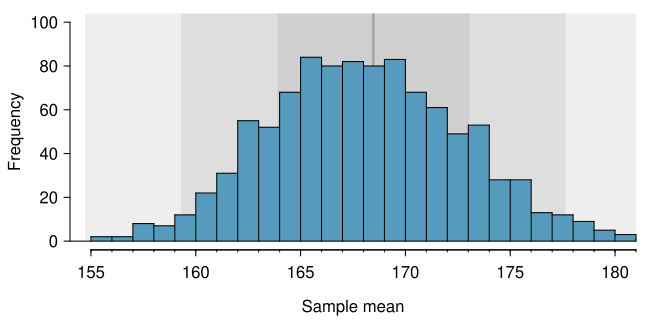

This chart was generated by the following R code:
# graph of sampling distribution
# border not right

library(openintro)
data(COL)

set.seed(5)
means <- c()
for (i in 1:1000) {
  these <- sample(nrow(brfss.2000.adults), 75)
  means[i] <- mean(brfss.2000$weight[these], na.rm = TRUE)
}

myPDF('brfss2000Weight1000SampDist.pdf', 6.5, 3.2,
      mar = c(3.5, 3.5, 0.7, 0.7),
      mgp = c(2.3, 0.6, 0))
plot(0, 0,
     type = 'n',
     xlim = c(155,180),
     ylim = c(0, 100),
     xlab = 'Sample mean',
     ylab = 'Frequency',
     axes = FALSE)
m <- mean(brfss.2000.adults$weight, na.rm = TRUE)
s <- sd(brfss.2000.adults$weight, na.rm = TRUE) / sqrt(75)
rect(m - s / 100, 0,
     m + s / 100, 1500,
     col = '#00000044',
     border = '#00000000')
rect(m - s, 0,
     m + s, 1500,
     col = '#00000011',
     border = '#00000000')
rect(m - 2 * s, 0,
     m + 2 * s, 1500,
     col = '#00000011',
     border = '#00000000')
rect(m - 3 * s, 0,
     m + 3 * s, 1500,
     col = '#00000011',
     border = '#00000000')
histPlot(means, col = COL[1], breaks = 25, add = TRUE)
abline(h = 0)
axis(1, at = seq(155, 185, 5))
at <- seq(155, 185, 1.0)
axis(1, at, rep("", length(at)), tcl = -0.1)
axis(2, at = seq(0, 100, 20))
dev.off()
